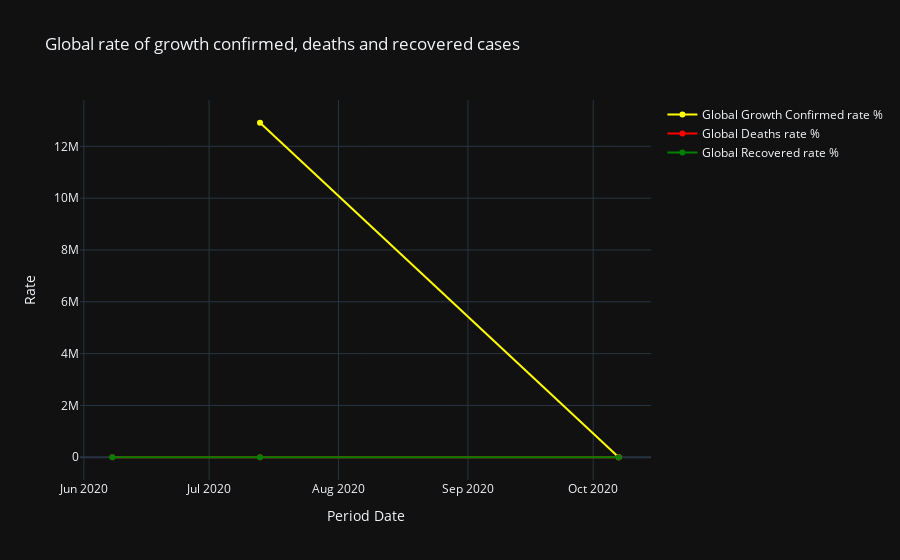

Notebook code cell kept with this figure:
### Code cell
#Prevent division by zero
def ifNull(d):
    temp=1
    if d!=0:
        temp=d
    return temp

global_rate = df.groupby(['Date']).agg({'Confirmed':['sum'],'Deaths':['sum'], 'Recovered': ['sum']})
global_rate.columns = ['Global_Confirmed', 'Global_Deaths', 'Global_Recovered']
global_rate = global_rate.reset_index()
global_rate['Increase_New_Cases_by_Day'] = global_rate['Global_Confirmed'].diff().shift(-1)

#Calculating rates
#Lambda function
global_rate['Global_Deaths_rate_%'] = global_rate.apply(lambda row: ((row.Global_Deaths)/ifNull((row.Global_Confirmed)))*100, axis=1).round(2)
global_rate['Global_Recovered_rate_%'] = global_rate.apply(lambda row: ((row.Global_Recovered)/ifNull((row.Global_Confirmed)))*100, axis=1).round(2)
global_rate['Global_Growth_rate_%'] = global_rate.apply(lambda row: row.Increase_New_Cases_by_Day/ifNull(row.Global_Confirmed*100), axis=1).round(2)
global_rate['Global_Growth_rate_%'] = global_rate['Global_Growth_rate_%'].shift(+1)

fig = go.Figure()
fig.update_layout(title_text='Global rate of growth confirmed, deaths and recovered cases',
                 xaxis_title='Period Date', yaxis_title='Rate', template='plotly_dark')

fig.add_trace(go.Scatter(x=global_rate['Date'],
                        y=global_rate['Global_Growth_rate_%'],
                        mode='lines+markers',
                        name='Global Growth Confirmed rate %',
                        line=dict(color='yellow', width=2)))

fig.add_trace(go.Scatter(x=global_rate['Date'],
                        y=global_rate['Global_Deaths_rate_%'],
                        mode='lines+markers',
                        name='Global Deaths rate %',
                        line=dict(color='red', width=2)))

fig.add_trace(go.Scatter(x=global_rate['Date'],
                        y=global_rate['Global_Recovered_rate_%'],
                        mode='lines+markers',
                        name='Global Recovered rate %',
                        line=dict(color='green', width=2)))

fig.show()

### Figure 1 — Plotly figure (JSON) as saved in the notebook; plotly's stock layout.template omitted (floating-point values rounded to 4 significant figures)
{"data": [{"line": {"color": "yellow", "width": 2}, "mode": "lines+markers", "name": "Global Growth Confirmed rate %", "type": "scatter", "x": ["2020-06-07T19:33:00", "2020-07-13T04:43:00", "2020-10-07T02:34:00"], "y": [null, 12910356, -0.01]}, {"line": {"color": "red", "width": 2}, "mode": "lines+markers", "name": "Global Deaths rate %", "type": "scatter", "x": ["2020-06-07T19:33:00", "2020-07-13T04:43:00", "2020-10-07T02:34:00"], "y": [0, 4.41, 0]}, {"line": {"color": "green", "width": 2}, "mode": "lines+markers", "name": "Global Recovered rate %", "type": "scatter", "x": ["2020-06-07T19:33:00", "2020-07-13T04:43:00", "2020-10-07T02:34:00"], "y": [0, 55.13, 0]}], "layout": {"title": {"text": "Global rate of growth confirmed, deaths and recovered cases"}, "xaxis": {"title": {"text": "Period Date"}}, "yaxis": {"title": {"text": "Rate"}}}}
